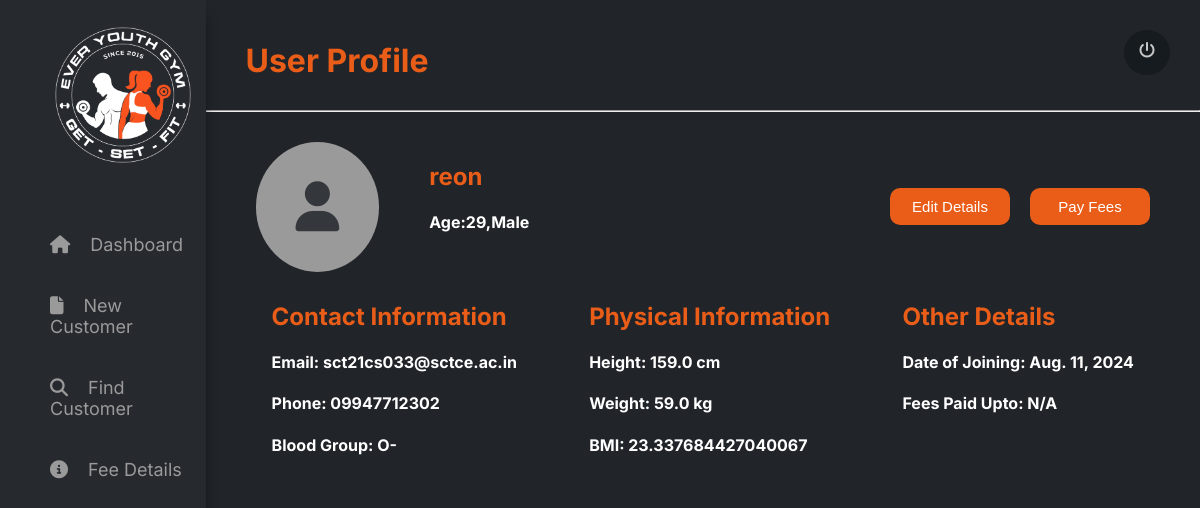
/profile/31/ (signed in), run on the app's committed database.
### gym/models.py (models this page shows, shortened)
class Customer(models.Model):
    GENDER_CHOICES = [
        ('M', 'Male'),
        ('F', 'Female'),
    ]
    BLOOD_GROUP_CHOICES = [
        ('O+', 'O+'),
        ('O-', 'O-'),
        ('A+', 'A+'),
        ('A-', 'A-'),
        ('B+', 'B+'),
        ('B-', 'B-'),
        ('AB+', 'AB+'),
        ('AB-', 'AB-'),
        ('A1+', 'A1+'),
        ('A1-', 'A1-'),
        ('A2+', 'A2+'),
        ('A2-', 'A2-'),
        ('A1B+', 'A1B+'),
        ('A1B-', 'A1B-'),
        ('A2B+', 'A2B+'),
        ('A2B-', 'A2B-'),
        ('BOMBAY', 'BOMBAY'),
    ]
    unique_id = models.AutoField(primary_key=True)
    name = models.CharField(max_length=255,blank=False)
    phone_no = models.CharField(max_length=10, blank=True)
    email = models.EmailField(null=True, blank=True)
    gender = models.CharField(max_length=1, choices=GENDER_CHOICES,blank=False)
    height = models.FloatField(help_text='Height in centimeters', null=True, blank=True)
    weight = models.FloatField(help_text='Weight in kilograms', null=True, blank=True)
    blood_group = models.CharField(max_length=6, choices=BLOOD_GROUP_CHOICES,blank=False)
    bmi = models.FloatField(editable=False, null=True, blank=True)
    admission_number = models.PositiveIntegerField(editable=False, default=0)
    date_of_admission = models.DateField(default=timezone.now)
    date_of_birth = models.DateField(null=True, blank=True)
    class Meta:
        unique_together = ('name', 'phone_no')

### gym/views.py (the view)
# urls.py: path('profile/<int:customer_id>/', profile_view, name='profile'),
@login_required
def profile_view(request, customer_id):
    customer = get_object_or_404(Customer, pk=customer_id)
    latest_fee_detail = customer.feedetail_set.order_by('-date_of_payment').first()
    if customer.date_of_birth:
        age = timezone.now().year - customer.date_of_birth.year
    else:
        age = None
    context = {
        'name': customer.name,
        'id': customer.pk,
        'gender': customer.get_gender_display(),
        'age': age,
        'email': customer.email,
        'phone': customer.phone_no,
        'height': customer.height,
        'weight': customer.weight,
        'bmi': customer.bmi,
        'bloodGroup': customer.get_blood_group_display(),
        'doj': customer.date_of_admission,
        'category': latest_fee_detail.get_category_display() if latest_fee_detail else 'N/A',
        'activeMonth': latest_fee_detail.get_month_display() if latest_fee_detail else 'N/A'
    }
    return render(request, 'gym/profile.html', context)

### gym/templates/gym/profile.html (shortened to what this page needs)
{% load static %}
<!DOCTYPE html>
<html lang="en">
<head>
    <link rel="stylesheet" href="{% static 'gym/profile.css' %}">
</head>
<body>
    <div class="container">
        <div class="navbar">
            <div class="logo">
                <img src="{% static 'gym/assets/images/Logo.png' %}" alt="Logo">
            </div>
            <nav>
                <a href="{% url 'dashboard' %}"><li><i class="fa-solid fa-house" style="color: #9a9a9a;"></i>Dashboard</li></a>
                <a href="/add"><li><i class="fa-solid fa-file"></i>New Customer</li></a>
                <a href="{% url 'dedicated' %}"><li><i class="fa-solid fa-search" style="color: #9a9a9a;"></i>Find Customer</li></a>
                <a href="{% url 'feeDetails' %}" ><li><i class="fa-solid fa-circle-info" style="color: #9a9a9a;"></i>Fee Details</li></a>
            </nav>
        </div>
        <div class="content">
            <div class="header">
                <h1>User Profile</h1>
                <div class="userIcon">
                    <a href="login.html" onclick="alert('Logged out successfully')"><i class="fa-solid fa-power-off" style="color: #c7c7c7;"></i></a>
                </div>
            </div>
            <hr style="color:#9A9A9A">
            <div class="outerContainer">
                <div class="userButtonArea">
                    <div class="userSection">
                        <div class="userImage">
                            <i class="fa-solid fa-user"></i>
                        </div>
                        <div class="user">
                            <h2><b>{{ name }}</b></h2>
                            <h4> Age:{{age}},{{ gender }}</h4>
                        </div>
                    </div>
                    <div class="buttonSection">
                        <a href="/edit/{{id}}"><button class="editButton">Edit Details</button></a>
                        <a href="/pay_fees/{{id}}"><button class="payFeesButton">Pay Fees</button></a>
                    </div>
                </div>
                <div class="rowSection">
                    <div class="contactSection">
                        <h2>Contact Information</h2>
                        <div class="contact">
                            <h4><b>Email:</b> {{ email }}</h4>
                            <h4><b>Phone:</b> {{ phone }}</h4>
                            <h4><b>Blood Group:</b> {{ bloodGroup }}</h4>
                        </div>
                    </div>
                    <div class="physicalInformation">
                        <h2>Physical Information</h2>
                        <div class="physical">
                            <h4><b>Height:</b> {{ height }} cm</h4>
                            <h4><b>Weight:</b> {{ weight }} kg</h4>
                            <h4><b>BMI:</b> {{ bmi }}</h4>
                        </div>
                    </div>
                    <div class="otherDetails">
                        <h2>Other Details</h2>
                        <div class="other">
                            <h4><b>Date of Joining:</b> {{ doj }}</h4>
                            <h4><b>Fees Paid Upto:</b> {{ activeMonth }}</h4>
                        </div>
                    </div>
                </div>
            </div>
        </div>
    </div>
</body>
</html>

### gym/static/gym/profile.css (style rules this page uses)
body { margin:0; padding:0; height:100%; font-family: "Inter", sans-serif; }
.container { background-color:#26292E; display:flex; height:100%; min-height: 100vh; }
.navbar { width:15%; background-color:#26292E; box-shadow: 0 15px 10px rgba(0, 0, 0, 0.35); position: relative; z-index: 1; padding:20px 0px 10px 30px; }
.navbar nav { display: block; margin-top:40px; }
.navbar nav li { list-style-type: none; padding:10px; font-size: 18px; }
.navbar nav a { color:#9A9A9A; text-decoration:none; }
.navbar nav li { padding:20px; }
.navbar nav li i { margin-right:20px; }
.logo img { width:150px; margin-left:18px; height:auto; }
.content { width:85%; background-color:#212529; }
.header { display:flex; justify-content: space-between; padding:20px 30px 0px 40px; }
.header h1 { color:#E95D18; }
.userIcon { margin-top:10px; height:25px; border-radius:50%; padding:10px 15px; background-color:#161b20; }
.outerContainer { display:flex; flex-direction:column; gap:10px; margin:30px 50px; color:white; }
.outerContainer h2 { color:#E95D18; }
.userButtonArea { display:flex; justify-content:space-between; }
.buttonSection { display:flex; gap:20px; justify-content:center; align-items:center; }
.buttonSection a { text-decoration:none; }
.buttonSection button { cursor:pointer; padding:10px; width:120px; border:none; background: #E95D18; color:white; font-size:15px; border-radius:10px; }
.userSection { max-width:100%; width:500px; display:flex; gap:50px; }
.userImage { padding: 35px 40px 35px 40px; width:auto; font-size:50px; background-color:#9A9A9A; border-radius: 50%; color:#34373b; }
.rowSection { display:flex; gap:40px; justify-content: space-around; }

### data on the page
Customer: name "reon", email "sct21cs033@sctce.ac.in", phone_no "09947712302", height "159.0", weight "59.0", bmi "23.337684427040067", date_of_admission "Aug. 11, 2024"

### other printed values
{{ gender }} "Male"
{{ bloodGroup }} "O-"
{{ activeMonth }} "N/A"
